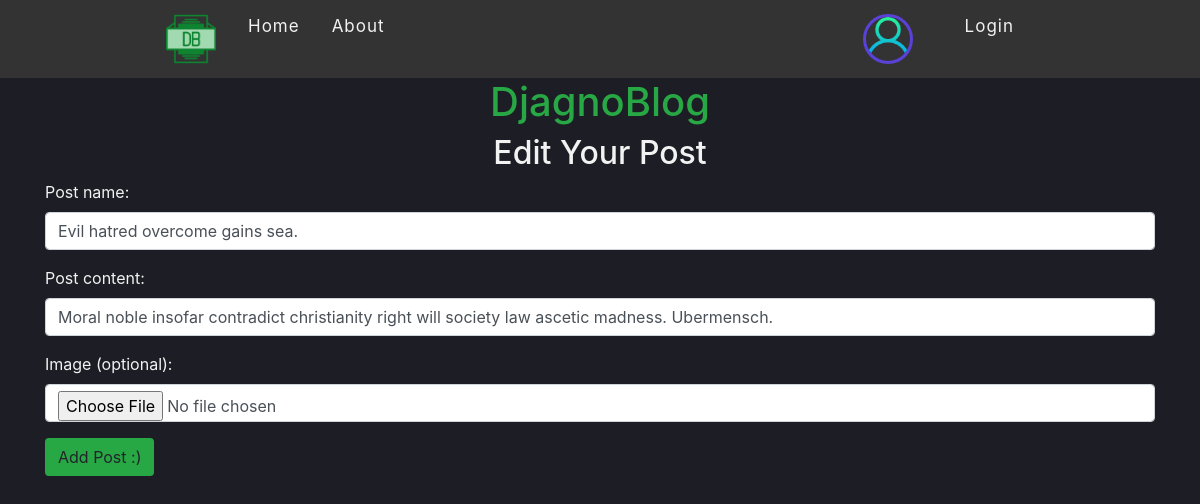
The app's page /edit-post/38/, older data.
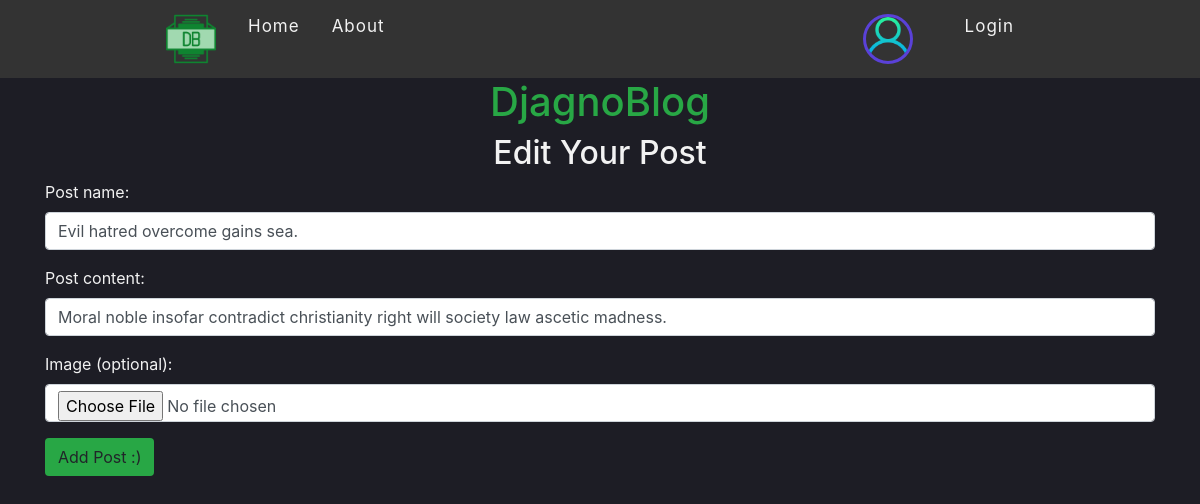
The same page, newer data.
### DjangoBlogApp/models.py (models this page shows, shortened)
class Post(models.Model):
    name = models.CharField(max_length=48, blank=True, null=True)
    content = models.TextField(max_length=512)
    likes = models.ManyToManyField(User, blank=True, related_name="blog_posts")
    img = models.ImageField(null=True, blank=True, upload_to = "images/")
    host = models.ForeignKey(User, on_delete=models.CASCADE, blank=True, null=True)
    published = models.DateTimeField(auto_now_add=True)
    class Meta():
        ordering = ['-published']

### DjangoBlogApp/views.py (the view)
# urls.py: path('edit-post/<str:pk>/', views.edit_post, name="edit-post"),
def edit_post(request, pk):
    post = Post.objects.get(id=pk)
    if request.method == "POST":
        post.name = request.POST.get('post_name')
        post.content = request.POST.get('post_content')
        post.img = request.FILES.get('post_image')
        post.save()
    context = {'post': post}
    return render(request, 'DjangoBlogApp/edit_post.html', context)

### DjangoBlogApp/templates/DjangoBlogApp/edit_post.html (shortened to what this page needs)
{% include 'DjangoBlogApp/main.html' %}
{% block content %}
<!DOCTYPE html>
<html lang="en">
<head>
    <link rel="stylesheet" href=
"https://maxcdn.bootstrapcdn.com/bootstrap/4.3.1/css/bootstrap.min.css">
</head>
<body>
    <h1 class="text-success text-center">
        DjagnoBlog
    </h1>
    <h2 class="text-center">Edit Your Post</h2>
    <div class="container">
        <form action="" method="POST" enctype="multipart/form-data">
            <div class="form-group">
                <label>Post name:</label>
                <input type="text" class="form-control" name="post_name"
                    value="{{post.name}}">
            </div>
            <div class="form-group">
                <label>Post content:</label>
                <input type="text" class="form-control" name="post_content"
                    value="{{post.content}}">
            </div>
            <div class="mb-3">
                <label for="formFile" class="form-label">Image (optional):</label>
                <input class="form-control" type="file" name="post_image" id="formFile">
            </div>
            <button type="submit" class="btn bg-success">Add Post :)</button>
        </form>
    </div>
</body>
</html>
{% endblock content %}

Row changes from the older to the newer data that the page shows:
changed Post "Evil hatred overcome gains sea.": post_content "Moral noble insofar contradict christianity right will society law ascetic madness. Ubermensch." → "Moral noble insofar contradict christianity right will society law ascetic madness."
